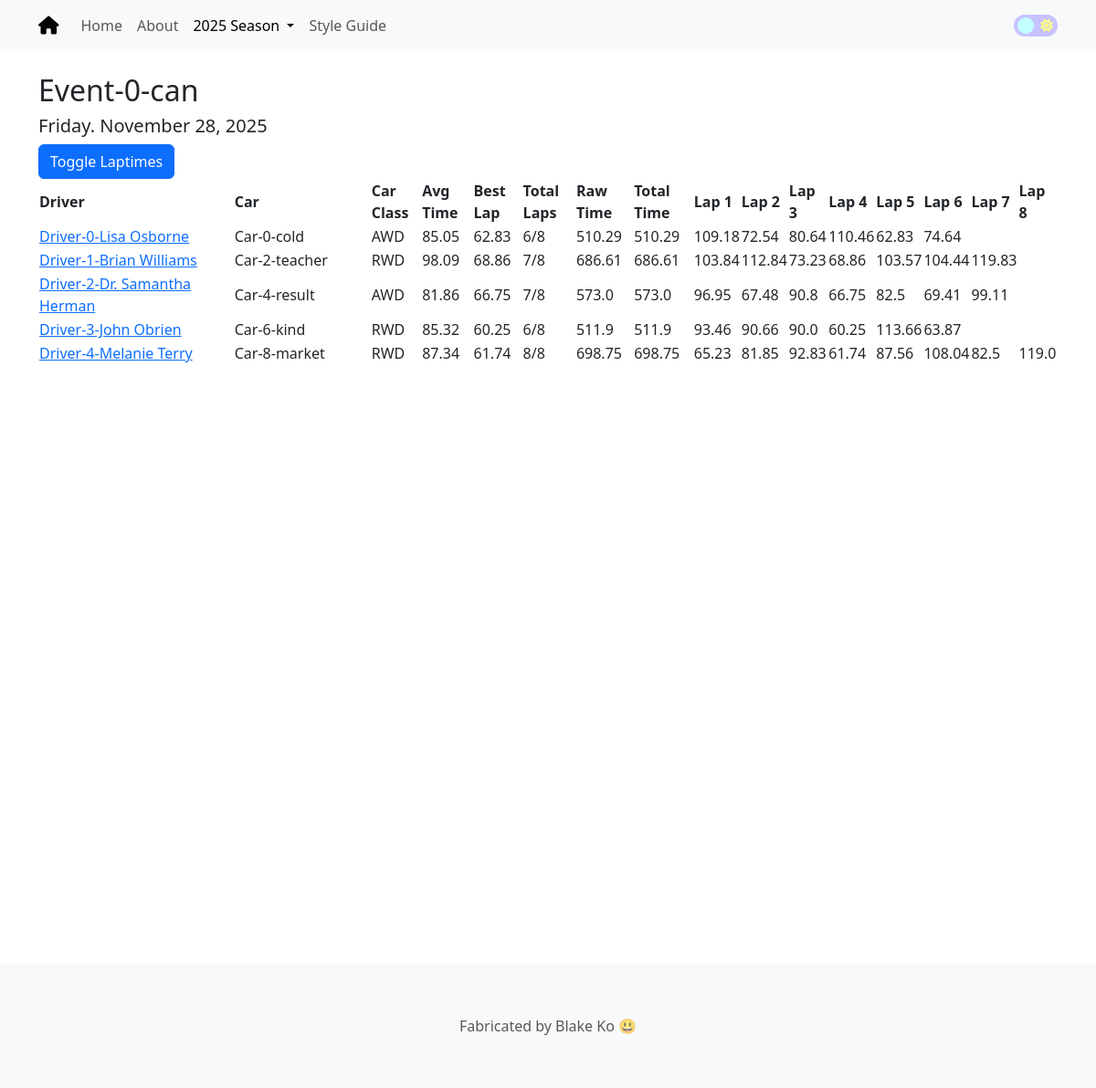
Screenshot of /event/2025/1 with the database file from the repository.
### app/models.py (models this page shows, shortened)
class Event(db.Model):
    id:             so.Mapped[int] = so.mapped_column(primary_key=True)
    event_name:     so.Mapped[str] = so.mapped_column(sa.String(64), index=True, unique=True)
    event_date:     so.Mapped[datetime.date] = so.mapped_column(sa.Date, index=True)
    event_type_id:  so.Mapped[int] = so.mapped_column(sa.ForeignKey('event_type.id'), index=True)
    season_id:      so.Mapped[int] = so.mapped_column(sa.ForeignKey('season.id'), index=True)
    event_type:     so.Mapped["EventType"] = so.relationship("EventType", back_populates="events")
    season:         so.Mapped["Season"] = so.relationship("Season", back_populates="events")
    driver_events:  so.Mapped[list["DriverEvent"]] = so.relationship("DriverEvent", back_populates="event")

class DriverEvent(db.Model):
    __table_args__ = (sa.UniqueConstraint('driver_id', 'event_id', 'car_id', name='unique_driver_event'),)
    id:         so.Mapped[int] = so.mapped_column(primary_key=True)
    driver_id:  so.Mapped[int] = so.mapped_column(sa.ForeignKey('driver.id'), index=True)
    event_id:   so.Mapped[int] = so.mapped_column(sa.ForeignKey('event.id'), index=True)
    car_id:     so.Mapped[int] = so.mapped_column(sa.ForeignKey('car.id'), index=True)
    driver:     so.Mapped["Driver"] = so.relationship("Driver", back_populates="driver_events")
    event:      so.Mapped["Event"] = so.relationship("Event", back_populates="driver_events")
    car:        so.Mapped["Car"] = so.relationship("Car", back_populates="driver_events")
    laptimes:           so.Mapped[list["Laptime"]] = so.relationship("Laptime", back_populates="driver_event")
    driver_event_stats: so.Mapped[Optional["DriverEventStats"]] = so.relationship("DriverEventStats", back_populates="driver_event")

class Driver(db.Model):
    id:             so.Mapped[int] = so.mapped_column(primary_key=True)
    driver_name:    so.Mapped[str] = so.mapped_column(sa.String(64), index=True, unique=True)
    driver_events:  so.Mapped[list["DriverEvent"]] = so.relationship("DriverEvent", back_populates="driver")
    def get_slug(self):
        return slugify(self.driver_name)

class Car(db.Model):
    __table_args__ = (sa.UniqueConstraint('car_name', 'car_class', name='unique_car'),)
    id:         so.Mapped[int] = so.mapped_column(primary_key=True)
    car_name:   so.Mapped[str] = so.mapped_column(sa.String(64), index=True)
    car_class:  so.Mapped[str] = so.mapped_column(sa.String(64), index=True)
    driver_events: so.Mapped[list["DriverEvent"]] = so.relationship("DriverEvent", back_populates="car")

class DriverEventStats(db.Model):
    id:                 so.Mapped[int] = so.mapped_column(primary_key=True)
    driver_event_id:    so.Mapped[int] = so.mapped_column(sa.ForeignKey('driver_event.id'), unique=True, index=True)
    fastest_lap:        so.Mapped[float] = so.mapped_column(sa.Float)
    average_lap:        so.Mapped[float] = so.mapped_column(sa.Float)
    total_laps:         so.Mapped[int] = so.mapped_column(sa.Integer, index=True)
    raw_time:           so.Mapped[float] = so.mapped_column(sa.Float)
    total_time:         so.Mapped[float] = so.mapped_column(sa.Float)
    driver_event:       so.Mapped["DriverEvent"] = so.relationship("DriverEvent", back_populates="driver_event_stats")

class Laptime(db.Model):
    id:                 so.Mapped[int] = so.mapped_column(primary_key=True)
    driver_event_id:    so.Mapped[int] = so.mapped_column(sa.ForeignKey('driver_event.id'))
    laptime:            so.Mapped[float] = so.mapped_column(sa.Float)
    run_number:         so.Mapped[int] = so.mapped_column(sa.Integer, index=True)
    driver_event:       so.Mapped["DriverEvent"] = so.relationship("DriverEvent", back_populates="laptimes")

### app/routes.py (the view)
@app.route('/event/<int:year>/<int:event_id>')
def event(year, event_id):
    event = db.first_or_404(sa.select(Event).where(Event.id == event_id, sa.extract('year', Event.event_date) == year))
    event_max_laps = get_driver_event_stats_with_most_laps(event_id)
    return render_template('event.html', event=event, event_max_laps=event_max_laps)

### app/context_globals.py (called while the page is built)
@app.context_processor
def inject_globals():
    drivers = db.session.scalars(sa.select(Driver)).all()
    events = db.session.scalars(sa.select(Event)).all()
    return {
        'drivers': drivers,
        'events': events
    }

### app/db_query_helpers.py (called while the page is built)
def get_driver_event_stats_with_most_laps(event_id):
    query = (
        db.session.query(DriverEventStats)
        .join(DriverEvent, DriverEventStats.driver_event_id == DriverEvent.id)
        .filter(DriverEvent.event_id == event_id)
        .order_by(desc(DriverEventStats.total_laps))
        .first()
    )
    return query.total_laps if query else None

### app/templates/event.html
{% extends "base.html" %}
{% block content %}
    <h2>{{ event.event_name }}</h2>
    <h5>{{ event.event_date.strftime('%A') }}. {{ event.event_date.strftime('%B') }} {{ event.event_date.strftime('%d')}}, {{ event.event_date.strftime('%Y') }}</h5>
    <button class="btn btn-primary" type="button" onclick="toggleColumn('laptimes-column')">
        Toggle Laptimes
    </button>
    <table class="my-event-bootstrap-table">
        <thead>
            <tr>
                <th data-field="my-driver" data-sortable="true" class="sticky-col table-fixed-width">Driver</th>
                <th data-field="my-car" data-sortable="true" class="table-fixed-width-sm">Car</th>
                <th data-sortable="true">Car Class</th>
                <th data-sortable="true">Avg Time</th>
                <th data-sortable="true">Best Lap</th>
                <th data-sortable="true">Total Laps</th>
                <th data-sortable="true">Raw Time</th>
                <th data-sortable="true">Total Time</th>
                {% for i in range(event_max_laps) %}
                <th class="laptimes-column" data-sortable="true">Lap {{ i + 1 }}</th>
                {% endfor %}
            </tr>
        </thead>
        <tbody>
            {% for driver_event in event.driver_events %}
            <tr>
                <td class="sticky-col"><a href="{{ url_for('driver', driver_id=driver_event.driver.id, slug=driver_event.driver.get_slug()) }}">{{ driver_event.driver.driver_name }}</a></td>
                <td>{{ driver_event.car.car_name }}</td>
                <td>{{ driver_event.car.car_class }}</td>
                <td>{{ driver_event.driver_event_stats.average_lap }}</td>
                <td>{{ driver_event.driver_event_stats.fastest_lap }}</td>
                <td>{{ driver_event.driver_event_stats.total_laps }}/{{ event_max_laps }}</td>
                <td>{{ driver_event.driver_event_stats.raw_time }}</td>
                <td>{{ driver_event.driver_event_stats.total_time }}</td>
                {% for laptime in driver_event.laptimes %}
                <td class="laptimes-column">{{ laptime.laptime }}</td>
                {% endfor %}
            </tr>
            {% endfor %}
        </tbody>
    </table>
{% endblock %}

### app/templates/base.html (shortened to what this page needs)
<!doctype html>
<html lang="en" id="base-html">
    <head>
        <link rel="stylesheet" href="https://cdn.jsdelivr.net/npm/bootstrap@5.3.2/dist/css/bootstrap.min.css">
        <link rel="stylesheet" href="https://cdnjs.cloudflare.com/ajax/libs/bootstrap-table/1.18.3/bootstrap-table.min.css">
        <link rel="stylesheet" href="https://cdnjs.cloudflare.com/ajax/libs/font-awesome/6.7.2/css/all.min.css">
        <link rel="stylesheet" href="{{ url_for('static', filename='css/theme-toggle.css') }}">
        <link rel="stylesheet" href="{{ url_for('static', filename='css/footer.css') }}">
        <link rel="stylesheet" href="{{ url_for('static', filename='css/table-helpers.css') }}">
    </head>
    <body>
    {% include 'header.html' %}
    <div class="container content-container">
        <div class="content">
        <br>
            {% block content %}{% endblock %}
        </div>
    </div>
    {% include 'footer.html' %}
    </body>
</html>

### app/templates/header.html (shortened to what this page needs)
<nav class="navbar sticky-top navbar-expand-lg bg-body-tertiary">
  <div class="container container-fluid">
    <a class="navbar-brand" href="{{ url_for('my_home') }}">
      <i class="fa-solid fa-house"></i>
    </a>
    <div class="collapse navbar-collapse" id="navbarNavAltMarkup">
      <div class="navbar-nav">
        <a class="nav-link {% if request.endpoint == 'my_home' %}active{% endif %}" aria-current="{% if request.endpoint == 'my_home' %}page{% endif %}" href="{{ url_for('my_home') }}">Home</a>
        <a class="nav-link {% if request.endpoint == 'my_about' %}active{% endif %}" aria-current="{% if request.endpoint == 'my_about' %}page{% endif %}" href="{{ url_for('my_about') }}">About</a>
        <li class="nav-item dropdown">
        <a class="nav-link dropdown-toggle {% if request.endpoint == 'event' %}active{% endif %}" href="#" role="button" data-bs-toggle="dropdown" aria-expanded="false">
        2025 Season
        </a>
        </li>
        <a class="nav-link {% if request.endpoint == 'my_style_guide' %}active{% endif %}" aria-current="{% if request.endpoint == 'my_style_guide' %}page{% endif %}" href="{{ url_for('my_style_guide') }}">Style Guide</a>
      </div>
        <ul class="navbar-nav ms-auto">
            <li class="nav-item d-flex justify-content-center align-items-center">
                <label for="daynight-checkbox" class="daynight-checkbox-label">
                    <i class="fas fa-sun"></i>
                    <span class="daynight-ball"></span>
                </label>
            </li>
        </ul>
    </div>
  </div>
</nav>

### app/templates/footer.html
<footer class="footer">
    <nav class="navbar bg-body-tertiary justify-content-center py-5">
        <span class="navbar-text">
            Fabricated by Blake Ko 😃
        </span>
    </nav>
</footer>

### app/static/css/theme-toggle.css (style rules this page uses)
.daynight-checkbox-label { background-color: #c7c3ff; width: 48px; height: 24px; border-radius: 50px; position: relative; padding: 5px; display: flex; cursor: pointer; justify-content: space-between; align-items: center; transition: background-color 0.2s linear; }
.fa-sun { color: rgb(255, 255, 132); font-size: 14px; position: relative; top: 50%; transform: translateY(-50%); }
.daynight-checkbox-label .daynight-ball { background-color: rgb(194, 255, 255); width: 18px; height: 18px; position: absolute; left: 4px; top: 3px; border-radius: 50%; transition: transform 0.2s linear; }

### app/static/css/footer.css (style rules this page uses)
html, body { height: 100%; margin: 0; }
.content-container { display: flex; flex-direction: column; min-height: 100vh; }
.content { flex: 1; }
.footer { margin-top: 200px; }

### app/static/css/table-helpers.css (style rules this page uses)
.sticky-col { position: sticky; left: 0; z-index: 2; }
.table-fixed-width { min-width: 200px; }
.table-fixed-width-sm { min-width: 150px; }

### rows the page displays
Event: event_name "Event-0-can", event_date "Friday", event_date "November", event_date "28", event_date "2025"
DriverEvent: driver.driver_name "Driver-0-Lisa Osborne", car.car_name "Car-0-cold", car.car_class "AWD", driver_event_stats.average_lap "85.05", driver_event_stats.fastest_lap "62.83", driver_event_stats.total_laps "6", event_max_laps "8", driver_event_stats.raw_time "510.29", driver_event_stats.total_time "510.29"
Laptime: laptime "109.18"
Laptime: laptime "72.54"
Laptime: laptime "80.64"
Laptime: laptime "110.46"
Laptime: laptime "62.83"
Laptime: laptime "74.64"
DriverEvent: driver.driver_name "Driver-1-Brian Williams", car.car_name "Car-2-teacher", car.car_class "RWD", driver_event_stats.average_lap "98.09", driver_event_stats.fastest_lap "68.86", driver_event_stats.total_laps "7", event_max_laps "8", driver_event_stats.raw_time "686.61", driver_event_stats.total_time "686.61"
Laptime: laptime "103.84"
Laptime: laptime "112.84"
Laptime: laptime "73.23"
Laptime: laptime "68.86"
Laptime: laptime "103.57"
Laptime: laptime "104.44"
Laptime: laptime "119.83"
DriverEvent: driver.driver_name "Driver-2-Dr. Samantha Herman", car.car_name "Car-4-result", car.car_class "AWD", driver_event_stats.average_lap "81.86", driver_event_stats.fastest_lap "66.75", driver_event_stats.total_laps "7", event_max_laps "8", driver_event_stats.raw_time "573.0", driver_event_stats.total_time "573.0"
Laptime: laptime "96.95"
Laptime: laptime "67.48"
Laptime: laptime "90.8"
Laptime: laptime "66.75"
Laptime: laptime "82.5"
Laptime: laptime "69.41"
Laptime: laptime "99.11"
DriverEvent: driver.driver_name "Driver-3-John Obrien", car.car_name "Car-6-kind", car.car_class "RWD", driver_event_stats.average_lap "85.32", driver_event_stats.fastest_lap "60.25", driver_event_stats.total_laps "6", event_max_laps "8", driver_event_stats.raw_time "511.9", driver_event_stats.total_time "511.9"
Laptime: laptime "93.46"
Laptime: laptime "90.66"
Laptime: laptime "90.0"
Laptime: laptime "60.25"
Laptime: laptime "113.66"
Laptime: laptime "63.87"
DriverEvent: driver.driver_name "Driver-4-Melanie Terry", car.car_name "Car-8-market", car.car_class "RWD", driver_event_stats.average_lap "87.34", driver_event_stats.fastest_lap "61.74", driver_event_stats.total_laps "8", event_max_laps "8", driver_event_stats.raw_time "698.75", driver_event_stats.total_time "698.75"
Laptime: laptime "65.23"
Laptime: laptime "81.85"
Laptime: laptime "92.83"
Laptime: laptime "61.74"
Laptime: laptime "87.56"
Laptime: laptime "108.04"
Laptime: laptime "82.5"
Laptime: laptime "119.0"

### other values shown
{{ i + 1 }} "1" "2" "3" "4" "5" "6" "7" "8"
